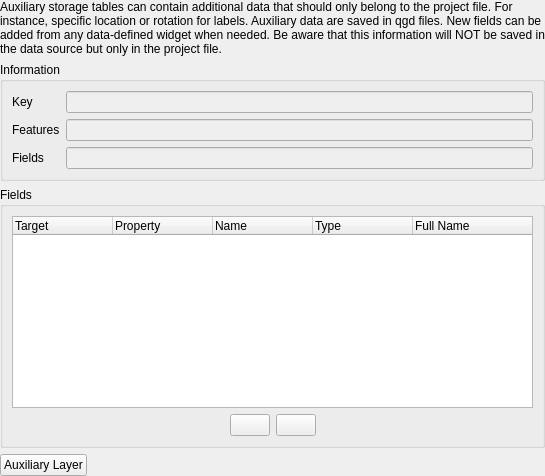
         <widget class="QWidget" name="mOptsPage_AuxiliaryStorage">
          <layout class="QVBoxLayout" name="verticalLayout_15">
           <property name="leftMargin">
            <number>0</number>
           </property>
           <property name="topMargin">
            <number>0</number>
           </property>
           <property name="rightMargin">
            <number>0</number>
           </property>
           <property name="bottomMargin">
            <number>0</number>
           </property>
           <item>
            <widget class="QWidget" name="mAuxiliaryStorageScrollArea" native="true">
             <layout class="QGridLayout" name="gridLayout_2000">
              <property name="leftMargin">
               <number>0</number>
              </property>
              <property name="topMargin">
               <number>0</number>
              </property>
              <property name="rightMargin">
               <number>0</number>
              </property>
              <property name="bottomMargin">
               <number>0</number>
              </property>
              <item row="1" column="0">
               <widget class="QgsCollapsibleGroupBox" name="mAuxiliaryStorageInformationGrpBox">
                <property name="title">
                 <string>Information</string>
                </property>
                <property name="flat">
                 <bool>false</bool>
                </property>
                <property name="checkable">
                 <bool>false</bool>
                </property>
                <property name="syncGroup">
                 <string notr="true">vectormeta</string>
                </property>
                <layout class="QGridLayout" name="gridLayout_11">
                 <property name="sizeConstraint">
                  <enum>QLayout::SetDefaultConstraint</enum>
                 </property>
                 <item row="2" column="1">
                  <widget class="QLineEdit" name="mAuxiliaryStorageFeaturesLineEdit">
                   <property name="enabled">
                    <bool>false</bool>
                   </property>
                   <property name="readOnly">
                    <bool>true</bool>
                   </property>
                  </widget>
                 </item>
                 <item row="3" column="0">
                  <widget class="QLabel" name="mAuxiliaryStorageFieldsLabel">
                   <property name="text">
                    <string>Fields</string>
                   </property>
                  </widget>
                 </item>
                 <item row="2" column="0">
                  <widget class="QLabel" name="mAuxiliaryStorageFeaturesLabel">
                   <property name="text">
                    <string>Features</string>
                   </property>
                  </widget>
                 </item>
                 <item row="3" column="1">
                  <widget class="QLineEdit" name="mAuxiliaryStorageFieldsLineEdit">
                   <property name="enabled">
                    <bool>false</bool>
                   </property>
                   <property name="toolTip">
                    <string>A name used to identify the layer. The short name is a text string used for machine-to-machine communication.</string>
                   </property>
                   <property name="inputMask">
                    <string/>
                   </property>
                   <property name="text">
                    <string/>
                   </property>
                   <property name="readOnly">
                    <bool>true</bool>
                   </property>
                   <property name="placeholderText">
                    <string/>
                   </property>
                  </widget>
                 </item>
                 <item row="1" column="0">
                  <widget class="QLabel" name="mAuxiliaryStorageKeyLabel">
                   <property name="text">
                    <string>Key</string>
                   </property>
                  </widget>
                 </item>
                 <item row="1" column="1">
                  <widget class="QLineEdit" name="mAuxiliaryStorageKeyLineEdit">
                   <property name="enabled">
                    <bool>false</bool>
                   </property>
                   <property name="readOnly">
                    <bool>true</bool>
                   </property>
                  </widget>
                 </item>
                </layout>
               </widget>
              </item>
              <item row="3" column="0">
               <layout class="QHBoxLayout" name="horizontalLayout_6">
                <property name="bottomMargin">
                 <number>0</number>
                </property>
                <item>
                 <widget class="QPushButton" name="mAuxiliaryStorageActions">
                  <property name="text">
                   <string>Auxiliary Layer</string>
                  </property>
                 </widget>
                </item>
                <item>
                 <spacer name="horizontalSpacer_8">
                  <property name="orientation">
                   <enum>Qt::Horizontal</enum>
                  </property>
                  <property name="sizeHint" stdset="0">
                   <size>
                    <width>40</width>
                    <height>20</height>
                   </size>
                  </property>
                 </spacer>
                </item>
               </layout>
              </item>
              <item row="2" column="0">
               <widget class="QgsCollapsibleGroupBox" name="mAuxiliaryStorageFieldsGrpBox">
                <property name="sizePolicy">
                 <sizepolicy hsizetype="Preferred" vsizetype="Expanding">
                  <horstretch>0</horstretch>
                  <verstretch>0</verstretch>
                 </sizepolicy>
                </property>
                <property name="title">
                 <string>Fields</string>
                </property>
                <layout class="QGridLayout" name="gridLayout_3">
                 <item row="3" column="0" rowspan="3">
                  <layout class="QHBoxLayout" name="horizontalLayout_5">
                   <property name="sizeConstraint">
                    <enum>QLayout::SetDefaultConstraint</enum>
                   </property>
                   <property name="bottomMargin">
                    <number>0</number>
                   </property>
                   <item>
                    <spacer name="horizontalSpacer_3">
                     <property name="orientation">
                      <enum>Qt::Horizontal</enum>
                     </property>
                     <property name="sizeHint" stdset="0">
                      <size>
                       <width>40</width>
                       <height>20</height>
                      </size>
                     </property>
                    </spacer>
                   </item>
                   <item>
                    <widget class="QPushButton" name="mAuxiliaryStorageFieldsAddBtn">
                     <property name="toolTip">
                      <string>Add new field</string>
                     </property>
                     <property name="text">
                      <string/>
                     </property>
                     <property name="icon">
                      <iconset resource="../../images/images.qrc">
                       <normaloff>:/images/themes/default/symbologyAdd.svg</normaloff>:/images/themes/default/symbologyAdd.svg</iconset>
                     </property>
                    </widget>
                   </item>
                   <item>
                    <widget class="QPushButton" name="mAuxiliaryStorageFieldsDeleteBtn">
                     <property name="toolTip">
                      <string>Remove selected field</string>
                     </property>
                     <property name="text">
                      <string/>
                     </property>
                     <property name="icon">
                      <iconset resource="../../images/images.qrc">
                       <normaloff>:/images/themes/default/symbologyRemove.svg</normaloff>:/images/themes/default/symbologyRemove.svg</iconset>
                     </property>
                    </widget>
                   </item>
                   <item>
                    <spacer name="horizontalSpacer_7">
                     <property name="orientation">
                      <enum>Qt::Horizontal</enum>
                     </property>
                     <property name="sizeHint" stdset="0">
                      <size>
                       <width>40</width>
                       <height>20</height>
                      </size>
                     </property>
                    </spacer>
                   </item>
                  </layout>
                 </item>
                 <item row="0" column="0">
                  <widget class="QTreeWidget" name="mAuxiliaryStorageFieldsTree">
                   <column>
                    <property name="text">
                     <string>Target</string>
                    </property>
                   </column>
                   <column>
                    <property name="text">
                     <string>Property</string>
                    </property>
                   </column>
                   <column>
                    <property name="text">
                     <string>Name</string>
                    </property>
                   </column>
                   <column>
                    <property name="text">
                     <string>Type</string>
                    </property>
                   </column>
                   <column>
                    <property name="text">
                     <string>Full Name</string>
                    </property>
                   </column>
                  </widget>
                 </item>
                </layout>
               </widget>
              </item>
              <item row="0" column="0">
               <widget class="QLabel" name="label_1">
                <property name="text">
                 <string>Auxiliary storage tables can contain additional data that should only belong to the project file. For instance, specific location or rotation for labels. Auxiliary data are saved in qgd files. New fields can be added from any data-defined widget when needed. Be aware that this information will NOT be saved in the data source but only in the project file.</string>
                </property>
                <property name="wordWrap">
                 <bool>true</bool>
                </property>
               </widget>
              </item>
             </layout>
            </widget>
           </item>
          </layout>
         </widget>
